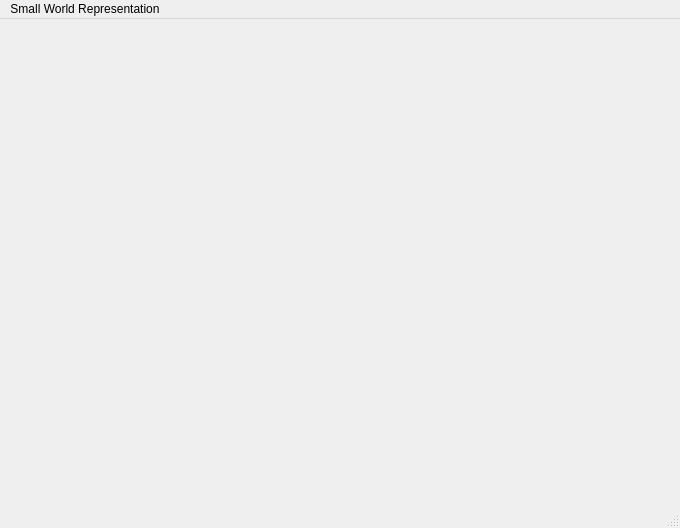
<?xml version="1.0" encoding="UTF-8"?>
<ui version="4.0">
 <class>MainWindow</class>
 <widget class="QMainWindow" name="MainWindow">
  <property name="geometry">
   <rect>
    <x>0</x>
    <y>0</y>
    <width>680</width>
    <height>528</height>
   </rect>
  </property>
  <property name="windowTitle">
   <string>Complex Network Plots</string>
  </property>
  <widget class="QWidget" name="centralWidget">
   <layout class="QVBoxLayout" name="verticalLayout">
    <item>
     <widget class="QCustomPlot" name="customPlot" native="true"/>
    </item>
   </layout>
  </widget>
  <widget class="QStatusBar" name="statusBar"/>
  <widget class="QMenuBar" name="menuBar">
   <property name="geometry">
    <rect>
     <x>0</x>
     <y>0</y>
     <width>680</width>
     <height>25</height>
    </rect>
   </property>
   <widget class="QMenu" name="menuSmall_World_Representation">
    <property name="title">
     <string>Small World Representation</string>
    </property>
   </widget>
   <addaction name="menuSmall_World_Representation"/>
  </widget>
 </widget>
 <layoutdefault spacing="6" margin="11"/>
 <customwidgets>
  <customwidget>
   <class>QCustomPlot</class>
   <extends>QWidget</extends>
   <header>qcustomplot.h</header>
   <container>1</container>
  </customwidget>
 </customwidgets>
 <resources/>
 <connections/>
</ui>
